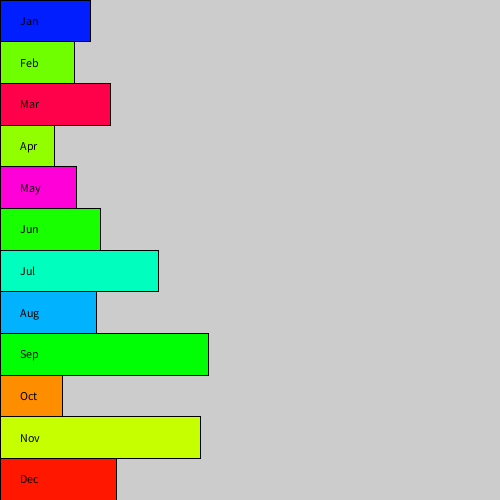
Frame 1 (no input)
Frame 60 (the mouse pressed at the canvas centre just before this capture): identical to frame 1, image omitted
Frame 120 (the mouse held since frame 60 and released just before this capture): identical to frame 1, image omitted

The Processing sketch that drew this single still picture (run headless with seeded random() and noise(); from frame 60 on, the mouse is pressed at the canvas centre):

// Processing sketch: rainfall
// ── rainfall.pde
void setup()
{
  size(500, 500);
  colorMode(HSB);
  for(int i = 0 ; i < rainFall.length ; i ++) 
  {
    println(months[i] + ": " + rainFall[i]);
  }
  
  // One way to evaluate the minimum of the array
  float minR = rainFall[0];
  String m = "";
  for(int i = 1 ; i < rainFall.length ; i ++)
  {
    if (rainFall[i] < minR)
    {
      minR = rainFall[i];
      m = months[i];
    }
  }
  println("Lowest month: " + m + " rainfall: " + minR);
  
  // A better way!
  int lowestIndex = 0;
  for(int i = 0 ; i < rainFall.length ; i ++)
  {
    if (rainFall[i] < rainFall[lowestIndex])
    {
      lowestIndex = i;
    }
  }
  println("Lowest month: " + months[lowestIndex] + " rainfall: " + rainFall[lowestIndex]);
  
  float barheight = height / (float)rainFall.length;
  println(barheight);
  for(int i = 0 ; i < rainFall.length ; i ++) {
    fill(random(0, 255), 255, 255);
    rect(0, i * barheight, rainFall[i] * 2, barheight);
    fill(0);
    text(months[i], 20, i * barheight + 25);
  }  
}

float[] rainFall = {45, 37, 55, 27, 38, 50, 79, 48, 104, 31, 100, 58};
String[] months = {"Jan", "Feb", "Mar", "Apr", "May", "Jun", "Jul", "Aug", "Sep", "Oct", "Nov", "Dec"};

void draw()
{
}
